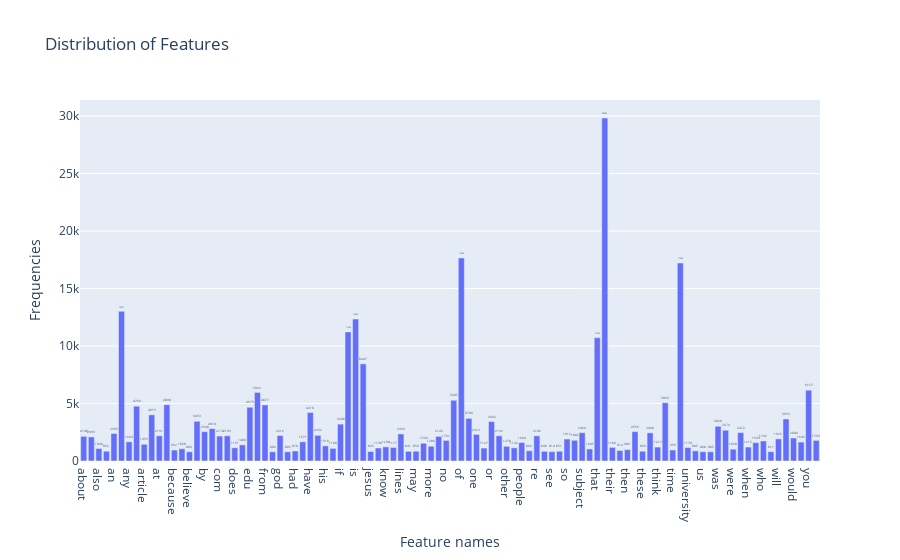

This figure's notebook cell:
### Markdown cell above
### >>> **Exercise 13 (take home):**
If you want a nicer interactive visualization here, I would encourage you try to install and use plotly to achieve this.

### Code cell
# Answer here
import plotly.express as px
fig = px.bar(
             x=temp_x1, y=temp_y1,
             labels = {'x':'Feature names', 'y':'Frequencies'},
             title  = "Distribution of Features",
             category_orders = temp_x1
            )
fig.update_traces(texttemplate=temp_y1, textposition='outside')
fig.show()

### Figure 1 — Plotly figure (JSON) as saved in the notebook; plotly's stock layout.template omitted (floating-point values rounded to 4 significant figures)
{"data": [{"alignmentgroup": "True", "hovertemplate": "Feature names=%{x}<br>Frequencies=%{y}<extra></extra>", "legendgroup": "", "marker": {"color": "#636efa", "pattern": {"shape": ""}}, "name": "", "offsetgroup": "", "orientation": "v", "showlegend": false, "textposition": "outside", "texttemplate": ["2148", "2093", "1090", "852", "2393", "13017", "1669", "4769", "1453", "4015", "2191", "4898", "952", "1068", "803", "3453", "2548", "2818", "2172", "2193", "1151", "1400", "4675", "5962", "4877", "806", "2216", "805", "870", "1671", "4218", "2232", "1318", "1100", "3208", "11226", "12343", "8447", "825", "1130", "1230", "1177", "2353", "841", "850", "1543", "1286", "2143", "1791", "5285", "17660", "3709", "2312", "1127", "3432", "2192", "1278", "1142", "1604", "892", "2186", "840", "814", "851", "1912", "1802", "2464", "1045", "10723", "29825", "1184", "914", "989", "2556", "850", "2448", "1213", "5063", "959", "17222", "1170", "885", "808", "805", "3020", "2674", "1028", "2472", "1215", "1599", "1742", "811", "1925", "3655", "2000", "1645", "6157", "1793"], "type": "bar", "x": ["about", "all", "also", "am", "an", "and", "any", "are", "article", "as", "at", "be", "because", "been", "believe", "but", "by", "can", "com", "do", "does", "don", "edu", "for", "from", "get", "god", "good", "had", "has", "have", "he", "his", "how", "if", "in", "is", "it", "jesus", "just", "know", "like", "lines", "many", "may", "me", "more", "my", "no", "not", "of", "on", "one", "only", "or", "organization", "other", "out", "people", "posting", "re", "say", "see", "should", "so", "some", "subject", "than", "that", "the", "their", "them", "then", "there", "these", "they", "think", "this", "time", "to", "university", "up", "us", "very", "was", "we", "were", "what", "when", "which", "who", "why", "will", "with", "would", "writes", "you", "your"], "xaxis": "x", "y": [2148, 2093, 1090, 852, 2393, 13017, 1669, 4769, 1453, 4015, 2191, 4898, 952, 1068, 803, 3453, 2548, 2818, 2172, 2193, 1151, 1400, 4675, 5962, 4877, 806, 2216, 805, 870, 1671, 4218, 2232, 1318, 1100, 3208, 11226, 12343, 8447, 825, 1130, 1230, 1177, 2353, 841, 850, 1543, 1286, 2143, 1791, 5285, 17660, 3709, 2312, 1127, 3432, 2192, 1278, 1142, 1604, 892, 2186, 840, 814, 851, 1912, 1802, 2464, 1045, 10723, 29825, 1184, 914, 989, 2556, 850, 2448, 1213, 5063, 959, 17222, 1170, 885, 808, 805, 3020, 2674, 1028, 2472, 1215, 1599, 1742, 811, 1925, 3655, 2000, 1645, 6157, 1793], "yaxis": "y"}], "layout": {"barmode": "relative", "legend": {"tracegroupgap": 0}, "title": {"text": "Distribution of Features"}, "xaxis": {"anchor": "y", "domain": [0, 1], "title": {"text": "Feature names"}}, "yaxis": {"anchor": "x", "domain": [0, 1], "title": {"text": "Frequencies"}}}}
